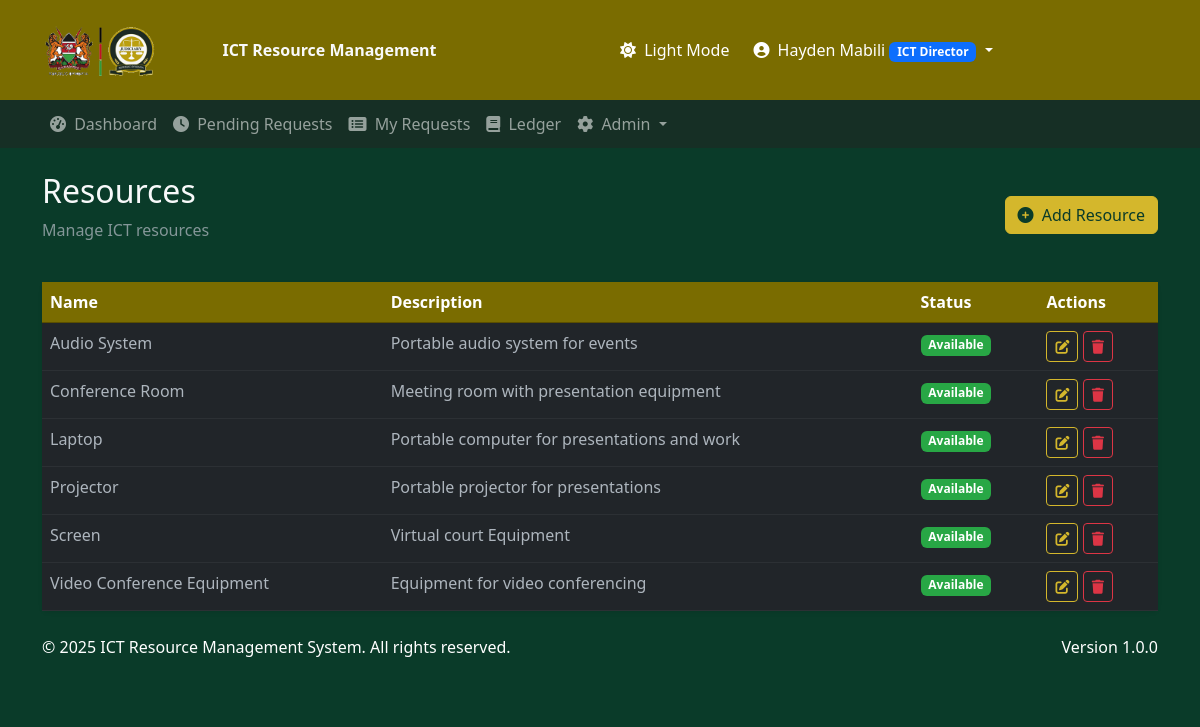
Screenshot of /resources/ (signed in) with the database file from the repository.
### resource_requests/models.py (models this page shows, shortened)
class UserProfile(models.Model):
    USER_TYPES = [
        ('admin', 'Admin'),
        ('director', 'Director'),
        ('staff', 'Staff'),
    ]
    user = models.OneToOneField(User, on_delete=models.CASCADE, related_name="profile")
    department = models.ForeignKey(
        Department, on_delete=models.SET_NULL, null=True, blank=True
    )
    phone = models.CharField(max_length=20, blank=True, null=True)
    user_type = models.CharField(max_length=10, choices=USER_TYPES, default='staff')
    is_director = models.BooleanField(default=False)
    is_deputy_director = models.BooleanField(default=False)
    has_approval_rights = models.BooleanField(default=False)
    approval_rights_delegated_at = models.DateTimeField(null=True, blank=True)
    approval_rights_delegation_end = models.DateTimeField(null=True, blank=True)
    approval_rights_delegated_by = models.ForeignKey(
        'self', on_delete=models.SET_NULL,
        null=True, blank=True,
        related_name='delegated_to'
    )
    is_admin = models.BooleanField(default=False)
    theme_preference = models.CharField(
        max_length=10,
        default="light",
        choices=[
            ("light", "Light"),
            ("dark", "Dark"),
        ],
    )
    signature_image = models.ImageField(upload_to="signatures/", blank=True, null=True)

class Resource(models.Model):
    name = models.CharField(max_length=100)
    description = models.TextField(blank=True, null=True)
    is_available = models.BooleanField(default=True)

### resource_requests/views.py (the view)
# urls.py: path('resources/', views.resources, name='resources'),
@login_required
def resources(request):
    if not (request.user.profile.is_admin or request.user.is_staff):
        messages.error(request, "You don't have permission to view resources.")
        return redirect('dashboard')
    resources_list = Resource.objects.all().order_by('name')
    context = {
        'resources': resources_list,
    }
    return render(request, 'resource_requests/resources.html', context)

### templates/resource_requests/resources.html (shortened to what this page needs)
{% extends 'resource_requests/base.html' %}
{% block content %}
<div class="d-flex flex-column flex-md-row justify-content-between align-items-md-center mb-4">
    <div>
        <h1 class="h2">Resources</h1>
        <p class="text-muted">Manage ICT resources</p>
    </div>
    <div class="mt-3 mt-md-0">
        <a href="{% url 'add_resource' %}" class="btn btn-primary">
            <i class="fas fa-plus-circle me-1"></i> Add Resource
        </a>
    </div>
</div>
<div class="card border-0 shadow-sm">
    <div class="card-body p-0">
        <div class="table-responsive">
            <table class="table table-hover mb-0">
                <thead>
                    <tr>
                        <th>Name</th>
                        <th>Description</th>
                        <th>Status</th>
                        <th>Actions</th>
                    </tr>
                </thead>
                <tbody>
                    {% for resource in resources %}
                    <tr>
                        <td>{{ resource.name }}</td>
                        <td>{{ resource.description|default:"-"|truncatechars:100 }}</td>
                        <td>
                            {% if resource.is_available %}
                                <span class="badge bg-success">Available</span>
                            {% else %}
                                <span class="badge bg-danger">Unavailable</span>
                            {% endif %}
                        </td>
                        <td>
                            <a href="{% url 'edit_resource' resource.id %}" class="btn btn-sm btn-outline-primary">
                                <i class="fas fa-edit"></i>
                            </a>
                            <a href="{% url 'delete_resource' resource.id %}" class="btn btn-sm btn-outline-danger">
                                <i class="fas fa-trash"></i>
                            </a>
                        </td>
                    </tr>
                    {% endfor %}
                </tbody>
            </table>
        </div>
    </div>
</div>
{% endblock %}

### templates/resource_requests/base.html (shortened to what this page needs)
{% load static %}
<!DOCTYPE html>
<html lang="en" data-bs-theme="{{ request.user.profile.theme_preference|default:'light' }}">
<head>
    <link href="https://cdn.jsdelivr.net/npm/bootstrap@5.3.0/dist/css/bootstrap.min.css" rel="stylesheet">
    <link rel="stylesheet" href="https://cdnjs.cloudflare.com/ajax/libs/font-awesome/6.0.0/css/all.min.css">
    <link rel="stylesheet" href="{% static 'css/styles.css' %}">
</head>
<body>
    <div class="header-top">
        <div class="container">
            <div class="row align-items-center">
                <div class="col-lg-6">
                    <a class="navbar-brand" href="{% url 'dashboard' %}">
                        <img src="{% static 'resource_request/images/jud-logo.png' %}" alt="Judiciary of Kenya Logo" class="navbar-logo">
                        ICT Resource Management
                    </a>
                </div>
                <div class="col-lg-6 text-lg-end">
                    <div class="user-actions">
                        {% if user.is_authenticated %}
                            <a class="nav-link theme-toggle text-white me-3" href="#" id="themeToggle">
                                <i class="fas {% if request.user.profile.theme_preference == 'dark' %}fa-sun{% else %}fa-moon{% endif %} me-1"></i>
                                <span class="d-none d-lg-inline">
                                    {% if request.user.profile.theme_preference == 'dark' %}Light Mode{% else %}Dark Mode{% endif %}
                                </span>
                            </a>
                            <div class="dropdown d-inline-block">
                                <a class="nav-link dropdown-toggle text-white" href="#" id="userDropdown" role="button" data-bs-toggle="dropdown" aria-expanded="false">
                                    <i class="fas fa-user-circle me-1"></i>
                                    {{ user.get_full_name|default:user.username }}
                                    {% if user.is_superuser %}
                                        <span class="badge bg-danger">Superuser</span>
                                    {% elif user.groups.all.0.name == 'ICTDirector' %}
                                        <span class="badge bg-primary">ICT Director</span>
                                    {% elif user.groups.all.0.name == 'DepartmentUser' %}
                                        <span class="badge bg-secondary">Department User</span>
                                    {% endif %}
                                </a>
                            </div>
                        {% else %}
                            <a class="nav-link text-white" href="{% url 'login' %}">Login</a>
                        {% endif %}
                    </div>
                </div>
            </div>
        </div>
    </div>
    <div class="header-bottom">
        <div class="container">
            <nav class="navbar navbar-expand-lg navbar-dark">
                <div class="collapse navbar-collapse" id="navbarNav">
                    <ul class="navbar-nav">
                        {% if user.is_authenticated %}
                            <li class="nav-item">
                                <a class="nav-link {% if request.resolver_match.url_name == 'dashboard' %}active{% endif %}" href="{% url 'dashboard' %}">
                                    <i class="fas fa-tachometer-alt me-1"></i> Dashboard
                                </a>
                            </li>
                            {% if user.is_superuser or user.groups.all.0.name == 'ICTDirector' %}
                            <li class="nav-item">
                                <a class="nav-link {% if request.resolver_match.url_name == 'pending_requests' %}active{% endif %}" href="{% url 'pending_requests' %}">
                                    <i class="fas fa-clock me-1"></i> Pending Requests
                                </a>
                            </li>
                            {% endif %}
                            <li class="nav-item">
                                <a class="nav-link {% if request.resolver_match.url_name == 'my_requests' %}active{% endif %}" href="{% url 'my_requests' %}">
                                    <i class="fas fa-list-alt me-1"></i> My Requests
                                </a>
                            </li>
                            {% if user.is_superuser or user.groups.all.0.name == 'ICTDirector' %}
                            <li class="nav-item">
                                <a class="nav-link {% if request.resolver_match.url_name == 'ledger' %}active{% endif %}" href="{% url 'ledger' %}">
                                    <i class="fas fa-book me-1"></i> Ledger
                                </a>
                            </li>
                            {% endif %}
                            {% if user.profile.is_admin or user.is_staff %}
                            <li class="nav-item dropdown">
                                <a class="nav-link dropdown-toggle" href="#" id="adminDropdown" role="button" data-bs-toggle="dropdown" aria-expanded="false">
                                    <i class="fas fa-cog me-1"></i> Admin
                                </a>
                            </li>
                            {% endif %}
                        {% endif %}
                    </ul>
                </div>
            </nav>
        </div>
    </div>
    <div class="container mt-4">
        {% block content %}{% endblock %}
    </div>
    <footer class="footer mt-auto">
        <div class="container">
            <div class="row">
                <div class="col-md-6">
                    <p>&copy; {% now "Y" %} ICT Resource Management System. All rights reserved.</p>
                </div>
                <div class="col-md-6 text-md-end">
                    <p>Version 1.0.0</p>
                </div>
            </div>
        </div>
    </footer>
</body>
</html>

### static/css/styles.css (style rules this page uses)
[data-bs-theme="dark"] { --bg-body: var(--bg-dark); --text-color: var(--text-dark); --border-color: #2c3034; --border-color-dark: #373b3e; }
body { background-color: var(--bg-body); color: var(--text-color); }
.navbar-brand { font-weight: bold; display: flex; align-items: center; }
.navbar-logo { height: 70px; margin-right: 10px; margin-left:0; width:auto; border: none; }
.btn-primary { background-color: var(--accent); border-color: var(--accent); color: var(--secondary); font-weight: 500; }
.btn-outline-primary { border-color: var(--accent); color: var(--accent); }
.card { border-color: var(--border-color); }
.badge.bg-success { background-color: var(--success) !important; }
.footer { background-color: var(--secondary); color: var(--text-on-dark); padding: 1.5rem 0; margin-top: 3rem; }
.theme-toggle { cursor: pointer; padding: 0.5rem; border-radius: 50%; transition: background-color 0.3s; }
.table { border-color: var(--border-color); }
.table thead th { background-color: var(--primary); color: var(--text-on-dark); border-color: var(--primary-dark); }

### templates/resource_requests/base.html (style rules this page uses)
:root { --primary: #7a6c00; --primary-dark: #5a4e00; --primary-light: #9a8c20; --secondary: #0a3b29; --secondary-dark: #072a1d; --secondary-light: #0d4c35; --accent: #d4b72c; --accent-dark: #b49a24; --accent-light: #e6ca4e; --text-on-dark: #ffffff; --text-muted-on-dark: rgba(255, 255, 255, 0.8); --border-color: #dee2e6; --border-color-dark: #ced4da; --success: #28a745; --danger: #dc3545; --warning: #ffc107; --info: #17a2b8; --bg-light: #f8f9fa; --text-light: #212529; --bg-dark: #0a3b29; --text-dark: #f8f9fa; }
[data-bs-theme="dark"] { --bg-body: var(--bg-dark); --text-color: var(--text-dark); --border-color: #2c3034; --border-color-dark: #373b3e; }
body { background-color: var(--bg-body); color: var(--text-color); }
.navbar-brand { font-weight: bold; display: flex; align-items: center; }
.navbar-logo { height: 70px; margin-right: 10px; margin-left:0; width:auto; border: none; }
.btn-primary { background-color: var(--accent); border-color: var(--accent); color: var(--secondary); font-weight: 500; }
.btn-outline-primary { border-color: var(--accent); color: var(--accent); }
.card { border-color: var(--border-color); }
.badge.bg-success { background-color: var(--success) !important; }
.footer { background-color: var(--secondary); color: var(--text-on-dark); padding: 1.5rem 0; margin-top: 3rem; }
.theme-toggle { cursor: pointer; padding: 0.5rem; border-radius: 50%; transition: background-color 0.3s; }
.table { border-color: var(--border-color); }
.table thead th { background-color: var(--primary); color: var(--text-on-dark); border-color: var(--primary-dark); }
.header-top { background-color: var(--primary); padding: 15px 0; }
.header-bottom { background-color: #162f25; padding: 0; }
.header-bottom .navbar { padding: 0; }
.header-bottom .nav-link { padding: 12px 16px; }
.user-actions { display: flex; align-items: center; }

### rows the page displays
Resource: name "Audio System", description "Portable audio system for events", is_available "Available"
Resource: name "Conference Room", description "Meeting room with presentation equipment", is_available "Available"
Resource: name "Laptop", description "Portable computer for presentations and work", is_available "Available"
Resource: name "Projector", description "Portable projector for presentations", is_available "Available"
Resource: name "Screen", description "Virtual court Equipment", is_available "Available"
Resource: name "Video Conference Equipment", description "Equipment for video conferencing", is_available "Available"

### other values shown
{{ user.get_full_name|default:user.username }} "Hayden Mabili"
